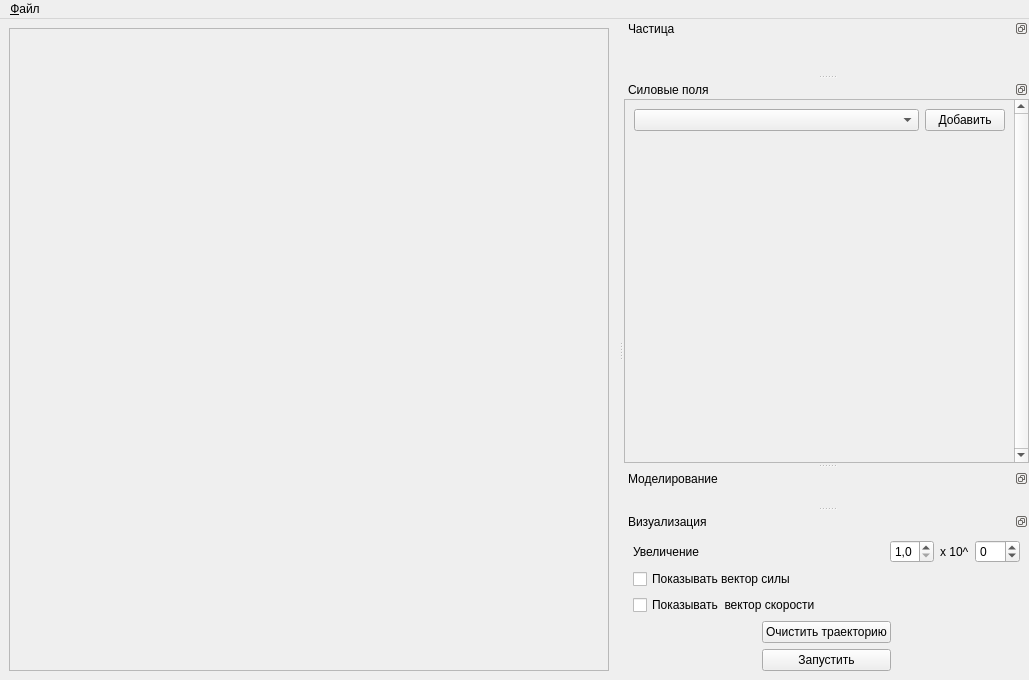
<?xml version="1.0" encoding="UTF-8"?>
<ui version="4.0">
 <class>MainWindow</class>
 <widget class="QMainWindow" name="MainWindow">
  <property name="geometry">
   <rect>
    <x>0</x>
    <y>0</y>
    <width>1024</width>
    <height>680</height>
   </rect>
  </property>
  <property name="windowTitle">
   <string>Частица в электромагнитном поле</string>
  </property>
  <property name="locale">
   <locale language="Russian" country="RussianFederation"/>
  </property>
  <property name="windowFilePath">
   <string/>
  </property>
  <property name="dockOptions">
   <set>QMainWindow::AnimatedDocks</set>
  </property>
  <widget class="QWidget" name="centralwidget">
   <layout class="QHBoxLayout" name="horizontalLayout_5">
    <item>
     <widget class="QFrame" name="frame">
      <property name="minimumSize">
       <size>
        <width>600</width>
        <height>600</height>
       </size>
      </property>
      <property name="frameShape">
       <enum>QFrame::StyledPanel</enum>
      </property>
      <property name="frameShadow">
       <enum>QFrame::Raised</enum>
      </property>
     </widget>
    </item>
   </layout>
  </widget>
  <widget class="QDockWidget" name="dockWidget">
   <property name="sizePolicy">
    <sizepolicy hsizetype="Preferred" vsizetype="Fixed">
     <horstretch>0</horstretch>
     <verstretch>0</verstretch>
    </sizepolicy>
   </property>
   <property name="features">
    <set>QDockWidget::DockWidgetFloatable|QDockWidget::DockWidgetMovable</set>
   </property>
   <property name="windowTitle">
    <string>Частица</string>
   </property>
   <attribute name="dockWidgetArea">
    <number>2</number>
   </attribute>
   <widget class="QWidget" name="dockWidgetContents">
    <layout class="QVBoxLayout" name="verticalLayout_2">
     <item>
      <layout class="QHBoxLayout" name="horizontalLayout_3">
       <item>
        <widget class="ScalarEdit" name="sedit_m" native="true"/>
       </item>
       <item>
        <widget class="ScalarEdit" name="sedit_q" native="true"/>
       </item>
      </layout>
     </item>
     <item>
      <widget class="VectorEdit" name="vedit_r" native="true"/>
     </item>
     <item>
      <widget class="VectorEdit" name="vedit_v" native="true"/>
     </item>
     <item>
      <layout class="QHBoxLayout" name="horizontalLayout_4">
       <item>
        <widget class="ScalarEdit" name="sedit_t" native="true"/>
       </item>
       <item>
        <widget class="ScalarEdit" name="sedit_t0" native="true"/>
       </item>
      </layout>
     </item>
    </layout>
   </widget>
  </widget>
  <widget class="QDockWidget" name="dockWidget_4">
   <property name="features">
    <set>QDockWidget::DockWidgetFloatable|QDockWidget::DockWidgetMovable</set>
   </property>
   <property name="windowTitle">
    <string>Силовые поля</string>
   </property>
   <attribute name="dockWidgetArea">
    <number>2</number>
   </attribute>
   <widget class="QWidget" name="dockWidgetContents_4">
    <layout class="QVBoxLayout" name="verticalLayout_3">
     <property name="margin">
      <number>0</number>
     </property>
     <item>
      <widget class="QScrollArea" name="scrollArea">
       <property name="minimumSize">
        <size>
         <width>405</width>
         <height>0</height>
        </size>
       </property>
       <property name="verticalScrollBarPolicy">
        <enum>Qt::ScrollBarAlwaysOn</enum>
       </property>
       <property name="horizontalScrollBarPolicy">
        <enum>Qt::ScrollBarAlwaysOff</enum>
       </property>
       <property name="widgetResizable">
        <bool>true</bool>
       </property>
       <property name="alignment">
        <set>Qt::AlignCenter</set>
       </property>
       <widget class="QWidget" name="scrollAreaWidgetContents">
        <property name="geometry">
         <rect>
          <x>0</x>
          <y>0</y>
          <width>388</width>
          <height>280</height>
         </rect>
        </property>
        <layout class="QVBoxLayout" name="verticalLayout_5">
         <property name="leftMargin">
          <number>9</number>
         </property>
         <property name="topMargin">
          <number>9</number>
         </property>
         <property name="rightMargin">
          <number>9</number>
         </property>
         <property name="bottomMargin">
          <number>0</number>
         </property>
         <item>
          <layout class="QHBoxLayout" name="horizontalLayout">
           <item>
            <widget class="QComboBox" name="combo_fields"/>
           </item>
           <item>
            <widget class="QPushButton" name="button_add_field">
             <property name="sizePolicy">
              <sizepolicy hsizetype="Fixed" vsizetype="Preferred">
               <horstretch>0</horstretch>
               <verstretch>0</verstretch>
              </sizepolicy>
             </property>
             <property name="text">
              <string>Добавить</string>
             </property>
            </widget>
           </item>
          </layout>
         </item>
         <item>
          <layout class="QVBoxLayout" name="fields_layout"/>
         </item>
         <item>
          <spacer name="verticalSpacer">
           <property name="orientation">
            <enum>Qt::Vertical</enum>
           </property>
           <property name="sizeHint" stdset="0">
            <size>
             <width>20</width>
             <height>122</height>
            </size>
           </property>
          </spacer>
         </item>
        </layout>
       </widget>
      </widget>
     </item>
    </layout>
   </widget>
  </widget>
  <widget class="QDockWidget" name="dockWidget_2">
   <property name="sizePolicy">
    <sizepolicy hsizetype="Preferred" vsizetype="Fixed">
     <horstretch>0</horstretch>
     <verstretch>0</verstretch>
    </sizepolicy>
   </property>
   <property name="features">
    <set>QDockWidget::DockWidgetFloatable|QDockWidget::DockWidgetMovable</set>
   </property>
   <property name="windowTitle">
    <string>Моделирование</string>
   </property>
   <attribute name="dockWidgetArea">
    <number>2</number>
   </attribute>
   <widget class="QWidget" name="dockWidgetContents_2">
    <layout class="QHBoxLayout" name="horizontalLayout_9">
     <item>
      <widget class="ScalarEdit" name="sedit_dt" native="true"/>
     </item>
     <item>
      <widget class="ScalarEdit" name="sedit_n" native="true"/>
     </item>
    </layout>
   </widget>
  </widget>
  <widget class="QDockWidget" name="dockWidget_3">
   <property name="sizePolicy">
    <sizepolicy hsizetype="Preferred" vsizetype="Fixed">
     <horstretch>0</horstretch>
     <verstretch>0</verstretch>
    </sizepolicy>
   </property>
   <property name="features">
    <set>QDockWidget::DockWidgetFloatable|QDockWidget::DockWidgetMovable</set>
   </property>
   <property name="windowTitle">
    <string>Визуализация</string>
   </property>
   <attribute name="dockWidgetArea">
    <number>2</number>
   </attribute>
   <widget class="QWidget" name="dockWidgetContents_3">
    <layout class="QVBoxLayout" name="verticalLayout_4">
     <item>
      <layout class="QHBoxLayout" name="horizontalLayout_7">
       <item>
        <widget class="QLabel" name="label_10">
         <property name="text">
          <string>Увеличение</string>
         </property>
        </widget>
       </item>
       <item>
        <spacer name="horizontalSpacer_3">
         <property name="orientation">
          <enum>Qt::Horizontal</enum>
         </property>
         <property name="sizeHint" stdset="0">
          <size>
           <width>17</width>
           <height>20</height>
          </size>
         </property>
        </spacer>
       </item>
       <item>
        <layout class="QHBoxLayout" name="horizontalLayout_6">
         <item>
          <widget class="QDoubleSpinBox" name="spin_zoom_m">
           <property name="decimals">
            <number>1</number>
           </property>
           <property name="minimum">
            <double>1.000000000000000</double>
           </property>
           <property name="maximum">
            <double>9.900000000000000</double>
           </property>
           <property name="singleStep">
            <double>0.100000000000000</double>
           </property>
          </widget>
         </item>
         <item>
          <widget class="QLabel" name="label_11">
           <property name="text">
            <string>x 10^</string>
           </property>
          </widget>
         </item>
         <item>
          <widget class="QSpinBox" name="spin_zoom_e">
           <property name="minimum">
            <number>-50</number>
           </property>
           <property name="maximum">
            <number>50</number>
           </property>
           <property name="value">
            <number>0</number>
           </property>
          </widget>
         </item>
        </layout>
       </item>
      </layout>
     </item>
     <item>
      <widget class="QCheckBox" name="check_show_f">
       <property name="text">
        <string>Показывать вектор силы</string>
       </property>
      </widget>
     </item>
     <item>
      <widget class="QCheckBox" name="check_show_v">
       <property name="text">
        <string>Показывать  вектор скорости</string>
       </property>
      </widget>
     </item>
     <item>
      <layout class="QHBoxLayout" name="horizontalLayout_2">
       <item>
        <spacer name="horizontalSpacer">
         <property name="orientation">
          <enum>Qt::Horizontal</enum>
         </property>
         <property name="sizeHint" stdset="0">
          <size>
           <width>40</width>
           <height>20</height>
          </size>
         </property>
        </spacer>
       </item>
       <item>
        <layout class="QVBoxLayout" name="verticalLayout">
         <item>
          <widget class="QPushButton" name="button_clear">
           <property name="text">
            <string>Очистить траекторию</string>
           </property>
          </widget>
         </item>
         <item>
          <widget class="QPushButton" name="button_start">
           <property name="text">
            <string>Запустить</string>
           </property>
           <property name="checkable">
            <bool>true</bool>
           </property>
          </widget>
         </item>
        </layout>
       </item>
       <item>
        <spacer name="horizontalSpacer_2">
         <property name="orientation">
          <enum>Qt::Horizontal</enum>
         </property>
         <property name="sizeHint" stdset="0">
          <size>
           <width>40</width>
           <height>20</height>
          </size>
         </property>
        </spacer>
       </item>
      </layout>
     </item>
    </layout>
   </widget>
  </widget>
  <widget class="QMenuBar" name="menubar">
   <property name="geometry">
    <rect>
     <x>0</x>
     <y>0</y>
     <width>1024</width>
     <height>25</height>
    </rect>
   </property>
   <widget class="QMenu" name="menu">
    <property name="title">
     <string>&amp;Файл</string>
    </property>
    <addaction name="action_open"/>
    <addaction name="action_save"/>
    <addaction name="action_3"/>
   </widget>
   <addaction name="menu"/>
  </widget>
  <action name="action_open">
   <property name="text">
    <string>&amp;Открыть</string>
   </property>
  </action>
  <action name="action_save">
   <property name="text">
    <string>&amp;Сохранить</string>
   </property>
  </action>
  <action name="action_3">
   <property name="text">
    <string>&amp;Выход</string>
   </property>
  </action>
  <action name="action_4">
   <property name="checkable">
    <bool>true</bool>
   </property>
   <property name="text">
    <string>&amp;Запустить</string>
   </property>
  </action>
  <action name="action_5">
   <property name="text">
    <string>&amp;Остановить</string>
   </property>
  </action>
  <action name="action_6">
   <property name="text">
    <string>Очистить &amp;траекторию</string>
   </property>
  </action>
 </widget>
 <customwidgets>
  <customwidget>
   <class>VectorEdit</class>
   <extends>QWidget</extends>
   <header>vectoredit.h</header>
   <container>1</container>
  </customwidget>
  <customwidget>
   <class>ScalarEdit</class>
   <extends>QWidget</extends>
   <header>scalaredit.h</header>
   <container>1</container>
  </customwidget>
 </customwidgets>
 <tabstops>
  <tabstop>spin_zoom_m</tabstop>
  <tabstop>spin_zoom_e</tabstop>
  <tabstop>button_clear</tabstop>
  <tabstop>button_start</tabstop>
 </tabstops>
 <resources/>
 <connections>
  <connection>
   <sender>action_3</sender>
   <signal>activated()</signal>
   <receiver>MainWindow</receiver>
   <slot>close()</slot>
   <hints>
    <hint type="sourcelabel">
     <x>-1</x>
     <y>-1</y>
    </hint>
    <hint type="destinationlabel">
     <x>454</x>
     <y>339</y>
    </hint>
   </hints>
  </connection>
  <connection>
   <sender>button_start</sender>
   <signal>toggled(bool)</signal>
   <receiver>action_open</receiver>
   <slot>setDisabled(bool)</slot>
   <hints>
    <hint type="sourcelabel">
     <x>762</x>
     <y>653</y>
    </hint>
    <hint type="destinationlabel">
     <x>-1</x>
     <y>-1</y>
    </hint>
   </hints>
  </connection>
  <connection>
   <sender>button_start</sender>
   <signal>toggled(bool)</signal>
   <receiver>action_save</receiver>
   <slot>setDisabled(bool)</slot>
   <hints>
    <hint type="sourcelabel">
     <x>762</x>
     <y>653</y>
    </hint>
    <hint type="destinationlabel">
     <x>-1</x>
     <y>-1</y>
    </hint>
   </hints>
  </connection>
 </connections>
</ui>
